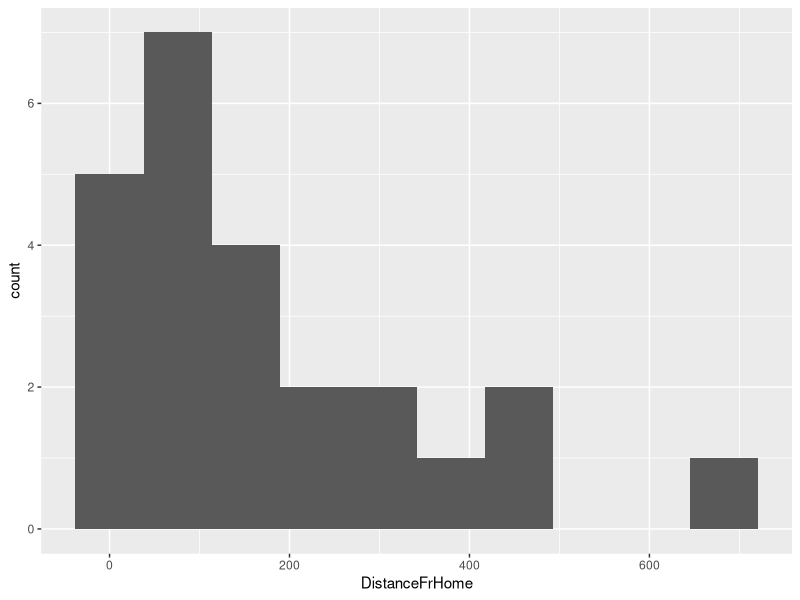
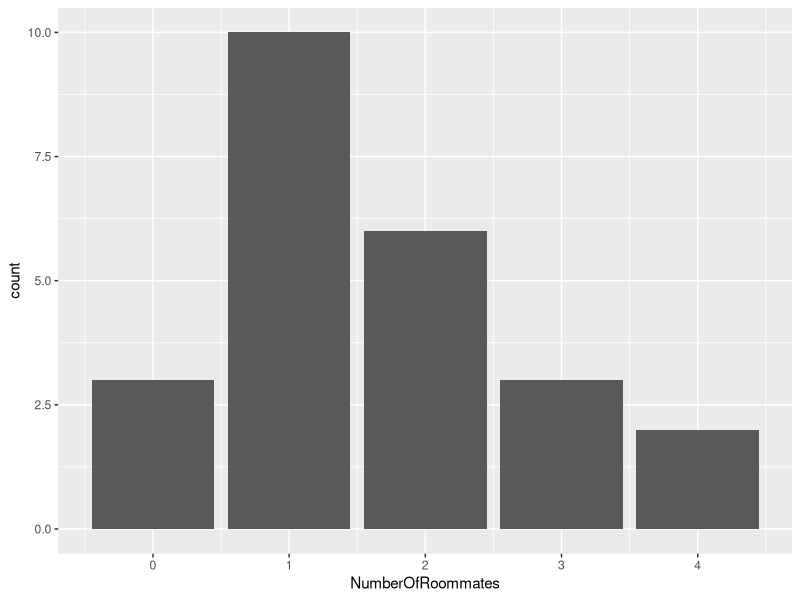
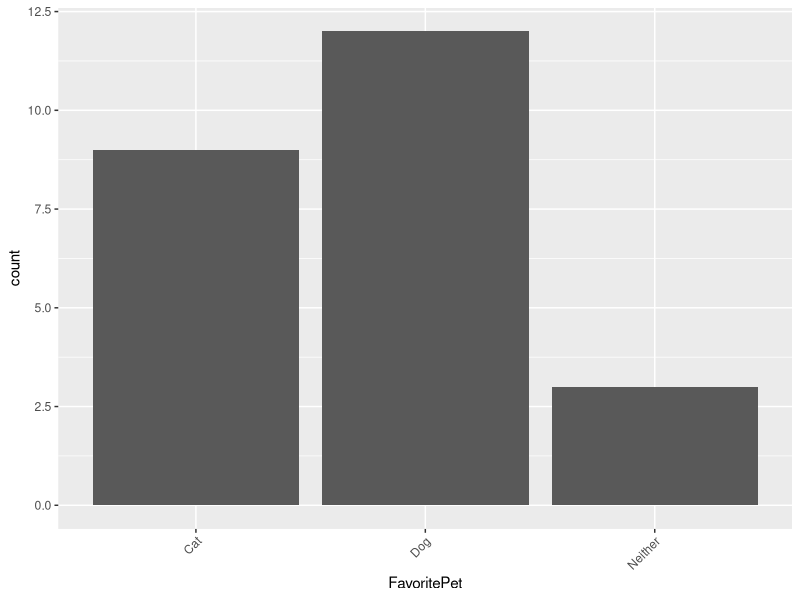
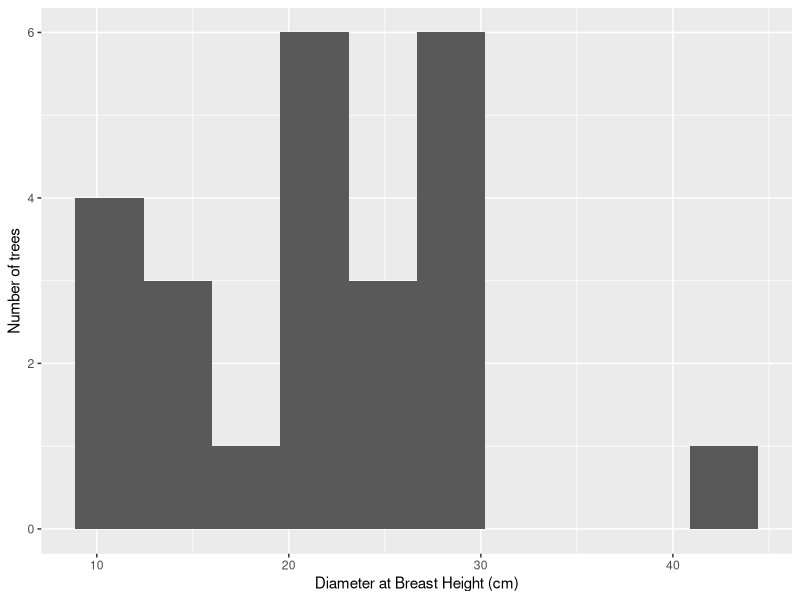

Recreate these plots in R, in order.
# This document shows the basic elements for setting up R files

# Libraries to be loaded
library(tidyverse)

# Remember there are two ways to install packages, the first option is the packages tab on your screen, and the second is using code:
install.packages("tidyverse")

# Set your own working directory 

# Read in a file
data <- read.csv("WelcomeToENV226.csv")

# Look at your raw data
data

# Let's visualize your data
ggplot(data, aes(x = DistanceFrHome)) +
  geom_histogram(bins = 10)

ggplot(data, aes(x = NumberOfRoommates)) +
  geom_bar()

ggplot(data, aes(x = FavoritePet)) +
  geom_bar() +
  theme(axis.text.x = element_text(angle = 45, hjust = 1))

ggplot(data, aes(x = DBH)) +
  geom_histogram(bins = 10) +
  labs(x = "Diameter at Breast Height (cm)",
       y = "Number of trees")
